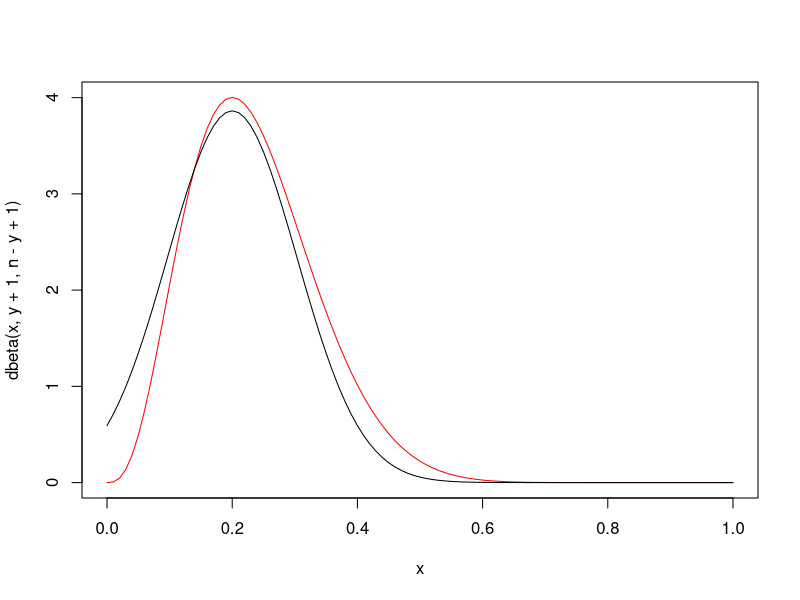
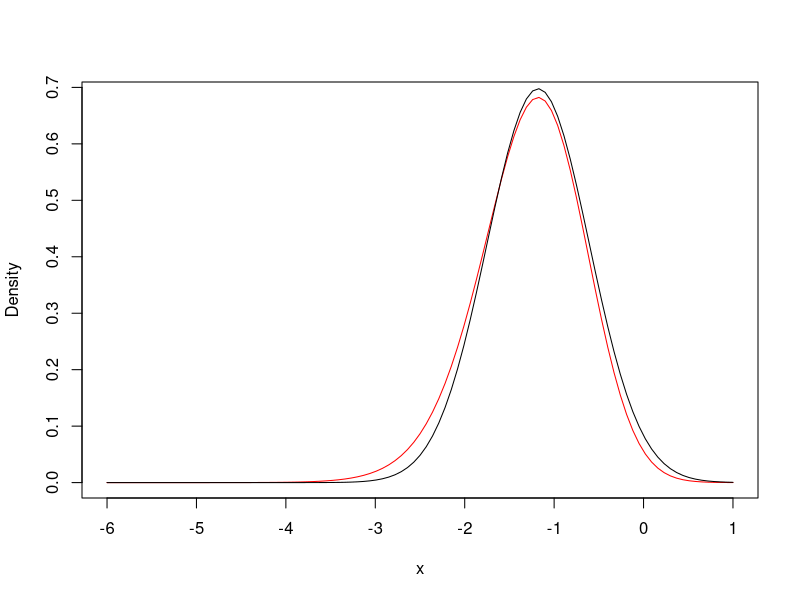
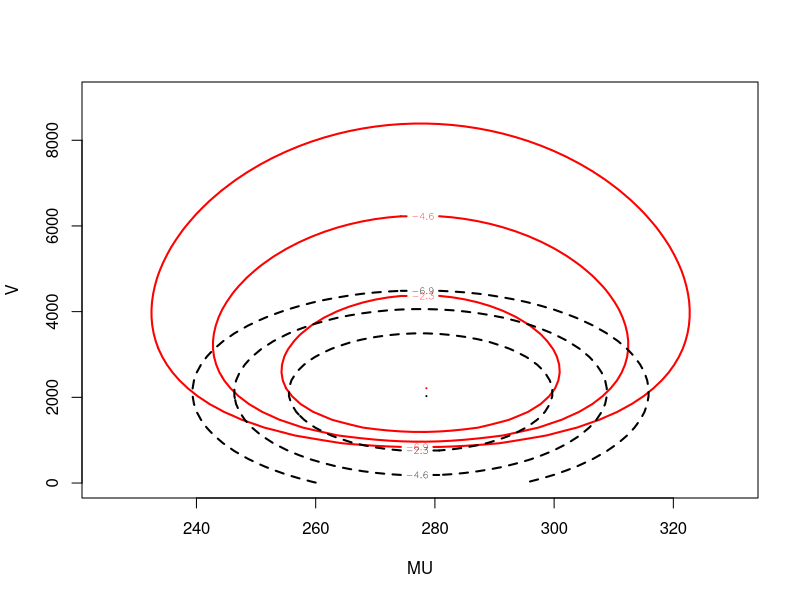
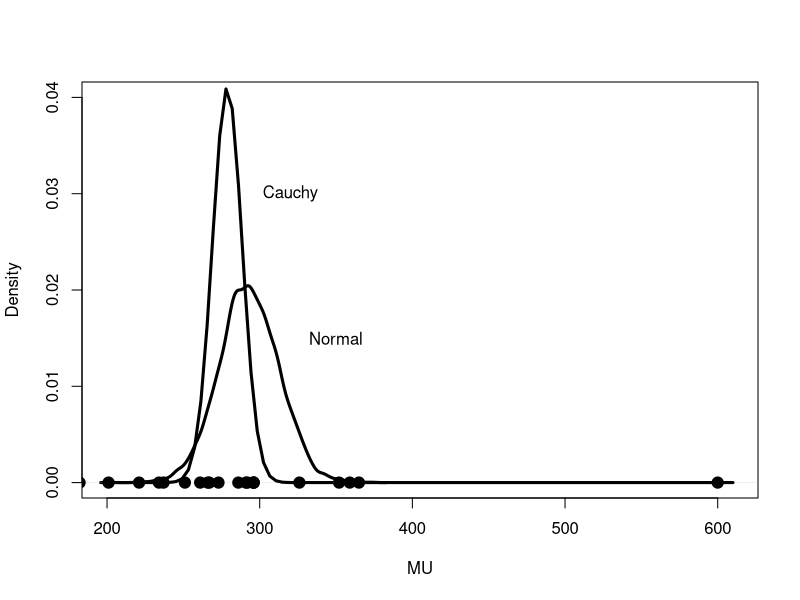
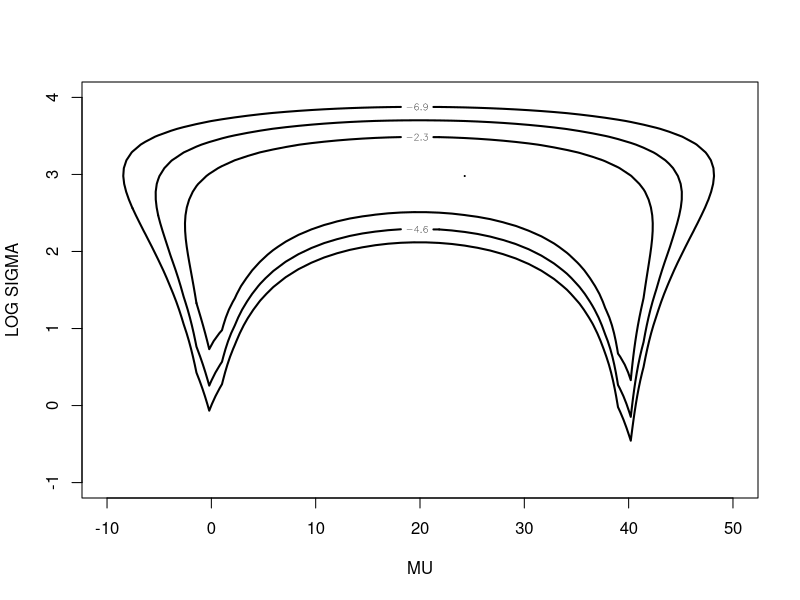
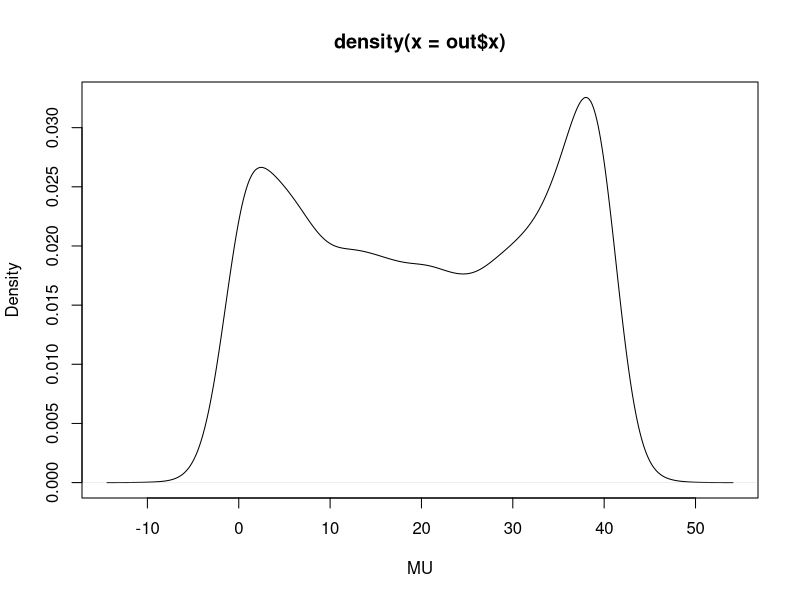

Generate these figures, in order, with R:
## ---- chunk 1
knitr::opts_chunk$set(echo = TRUE,
                      warning = FALSE,
                      message = FALSE)
## ---- chunk 2
library(LearnBayes)
library(readr)
## ---- chunk 3
n <- 15
y <- 3
logpost <- function(p, y, n){
  y * log(p) + (n - y) * log(1 - p)
}
fit <- laplace(logpost, y / n, y, n)
curve(dbeta(x, y + 1, n - y + 1), 0, 1,
      col = "red")
curve(dnorm(x, fit$mode, sqrt(fit$var)), 
      add = TRUE)
## ---- chunk 4
n <- 15
y <- 3
logpost2 <- function(theta, y, n){
  p <- exp(theta) / (1 + exp(theta))
  (y + 1) * log(p) + (n - y + 1) * log(1 - p)
}
fit2 <- laplace(logpost2, -2, y, n)
curve((exp(x) / (1 + exp(x))) ^ (y + 1) *
        (1 - exp(x) / (1 + exp(x))) ^ (n - y + 1) /
        beta(y + 1, n - y + 1), 
        -6, 1,
      col = "red", ylab = "Density")
curve(dnorm(x, fit2$mode, sqrt(fit2$var)), 
      add = TRUE)
## ---- chunk 5
mycontour(normchi2post,  c(225, 330, 10, 9000),
          marathontimes$time, 
          col="red", xlab="MU", ylab="V")
n <- length(marathontimes$time)
mu.est <- mean(marathontimes$time)
var.est <- sum((marathontimes$time - mu.est) ^ 2) / 
  (n + 2)
Sigma <- diag(c(var.est / n, 2 * var.est ^ 2 / (n + 2)))
log.dmnorm <- function(x, pars){
  dmnorm(x, pars$mean, pars$varcov, log = TRUE)
}
pars <- list(mean = c(mu.est, var.est), varcov=Sigma)
mycontour(log.dmnorm,
          c(225, 330, 10, 9000),
          pars, add=TRUE, lty=2)
## ---- chunk 6
time2 <- c(marathontimes$time, 600)
## ---- chunk 7
normsim_MU <- function(d, m){
  S <-  sum((d - mean(d)) ^ 2)
  xbar <-  mean(d)
  n <- length(d)
  SIGMA2 <- S / rchisq(m, n - 1)
  rnorm(m, mean = xbar, 
                 sd = sqrt(SIGMA2) / sqrt(n))
}
sim_MU <- normsim_MU(time2, 10000)
## ---- chunk 8
cfit <- laplace(cauchyerrorpost, c(0, 0), time2)
plot(density(sim_MU),
     xlim=c(200,610),
     ylim=c(0,.04),
     xlab="MU", main="", lwd=3)
curve(dnorm(x, cfit$mode[1], sqrt(cfit$var[1,1])),
      add=TRUE, lwd=3)
text(350, 0.015,"Normal")
text(320, 0.03, "Cauchy")
points(time2, 0 * time2, pch=19, cex=1.5)
## ---- chunk 9
d2 <- read_csv("../data/non_normal.csv")
## ---- chunk 10
mycontour(cauchyerrorpost, c(-10, 50, -1, 4),
          d2$Observation,
          xlab = "MU",
          ylab = "LOG SIGMA")
## ---- chunk 11
out <- simcontour(cauchyerrorpost, c(-10, 50, -1, 4),
          d2$Observation, 10000)
plot(density(out$x),
     xlab = "MU")
